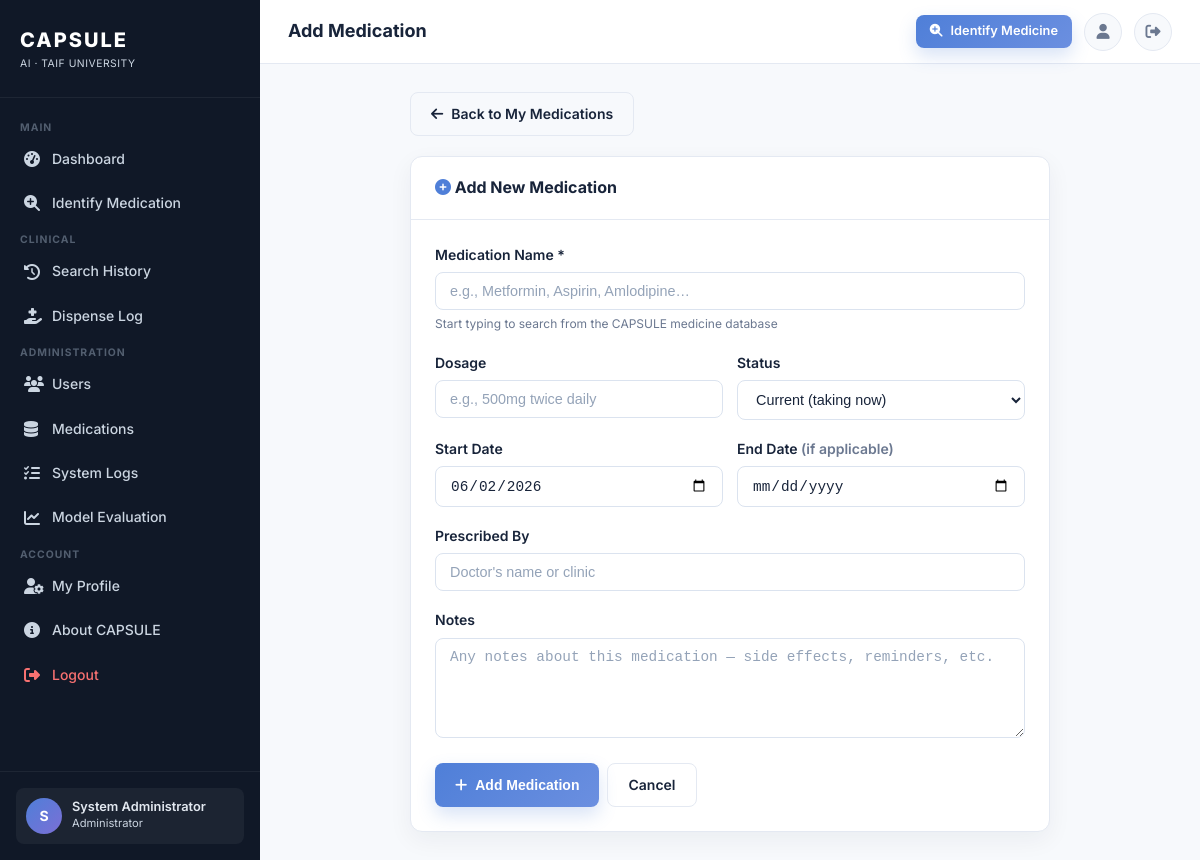
Page /patient/medications/add (signed in) on the committed database.
### app.py (models this page shows, shortened)
class User(UserMixin, db.Model):
    __tablename__ = 'users'
    id = db.Column(db.Integer, primary_key=True)
    username = db.Column(db.String(80), unique=True, nullable=False)
    email = db.Column(db.String(120), unique=True, nullable=False)
    password_hash = db.Column(db.String(256), nullable=False)
    role = db.Column(db.String(20), default='patient')        # admin|doctor|pharmacist|patient
    full_name = db.Column(db.String(120), default='')
    hospital = db.Column(db.String(120), default='')
    specialty = db.Column(db.String(80), default='')
    is_active = db.Column(db.Boolean, default=True)
    created_at = db.Column(db.DateTime, default=datetime.utcnow)
    last_login = db.Column(db.DateTime, nullable=True)
    searches = db.relationship('SearchHistory', backref='user', lazy=True,
                               cascade='all, delete-orphan')
    @property
    def role_label(self):
        labels = {'admin': 'Administrator', 'doctor': 'Doctor',
                  'pharmacist': 'Pharmacist', 'patient': 'Patient'}
        return labels.get(self.role, 'Patient')

### app.py (the view, shortened to what this page needs)
@app.route('/patient/medications/add', methods=['GET', 'POST'])
@login_required
@role_required('patient', 'admin')
def add_patient_medication():
    drugs = Medication.query.filter_by(is_active=True)\
        .with_entities(Medication.drug_name, Medication.generic_name)\
        .order_by(Medication.drug_name).all()
    return render_template('patient/add_medication.html', drugs=drugs, today=date.today())

### app.py (called while the page is built)
@app.after_request
def set_security_headers(response):
    response.headers['X-Content-Type-Options'] = 'nosniff'
    response.headers['X-Frame-Options'] = 'SAMEORIGIN'
    response.headers['X-XSS-Protection'] = '1; mode=block'
    response.headers['Referrer-Policy'] = 'strict-origin-when-cross-origin'
    return response

@login_manager.user_loader
def load_user(user_id):
    return db.session.get(User, int(user_id))

def role_required(*roles):
    def decorator(f):
        @wraps(f)
        def decorated(*args, **kwargs):
            if not current_user.is_authenticated:
                return redirect(url_for('login'))
            if current_user.role not in roles:
                flash('You do not have permission to access this page.', 'danger')
                return redirect(url_for('index'))
            return f(*args, **kwargs)
        return decorated
    return decorator

### templates/patient/add_medication.html (shortened to what this page needs)
{% extends "base.html" %}
{% block page_title %}Add Medication{% endblock %}
{% block content %}
<div style="max-width:640px;margin:0 auto">
  <a href="{{ url_for('patient_medications') }}" class="btn btn-outline" style="margin-bottom:20px">
    <i class="fa-solid fa-arrow-left"></i> Back to My Medications
  </a>
  <div class="card">
    <div class="card-header">
      <h3 class="card-title"><i class="fa-solid fa-plus-circle" style="color:var(--primary)"></i> Add New Medication</h3>
    </div>
    <div class="card-body">
      <form method="POST" action="{{ url_for('add_patient_medication') }}" id="addMedForm">
        <div class="form-group">
          <label class="form-label">Medication Name *</label>
          <input type="text" name="medication_name" id="medNameInput" class="form-control"
                 placeholder="e.g., Metformin, Aspirin, Amlodipine…" required autocomplete="off"
                 list="drugSuggestions">
          <div style="font-size:.75rem;color:var(--text-secondary);margin-top:4px">
            Start typing to search from the CAPSULE medicine database
          </div>
        </div>
        <div style="display:grid;grid-template-columns:1fr 1fr;gap:14px">
          <div class="form-group">
            <label class="form-label">Dosage</label>
            <input type="text" name="dosage" class="form-control" placeholder="e.g., 500mg twice daily">
          </div>
          <div class="form-group">
            <label class="form-label">Status</label>
            <select name="status" class="form-control">
              <option value="current" selected>Current (taking now)</option>
            </select>
          </div>
        </div>
        <div style="display:grid;grid-template-columns:1fr 1fr;gap:14px">
          <div class="form-group">
            <label class="form-label">Start Date</label>
            <input type="date" name="start_date" class="form-control"
                   value="{{ today.strftime('%Y-%m-%d') if today else '' }}">
          </div>
          <div class="form-group">
            <label class="form-label">End Date <span style="color:var(--text-secondary)">(if applicable)</span></label>
            <input type="date" name="end_date" class="form-control">
          </div>
        </div>
        <div class="form-group">
          <label class="form-label">Prescribed By</label>
          <input type="text" name="prescribed_by" class="form-control" placeholder="Doctor's name or clinic">
        </div>
        <div class="form-group">
          <label class="form-label">Notes</label>
          <textarea name="notes" class="form-control" rows="3"
                    placeholder="Any notes about this medication — side effects, reminders, etc."></textarea>
        </div>
        <div class="d-flex gap-1">
          <button type="submit" class="btn btn-primary" id="submitBtn">
            <i class="fa-solid fa-plus"></i> Add Medication
          </button>
          <a href="{{ url_for('patient_medications') }}" class="btn btn-outline">Cancel</a>
        </div>
      </form>
    </div>
  </div>
</div>
{% endblock %}

### templates/base.html (shortened to what this page needs)
<!DOCTYPE html>
<html lang="en">
<head>
  <link rel="stylesheet" href="https://cdnjs.cloudflare.com/ajax/libs/font-awesome/6.5.0/css/all.min.css">
  <link rel="stylesheet" href="{{ url_for('static', filename='css/style.css') }}?v=2">
</head>
<body>
<div class="app-wrapper">
  <aside class="sidebar" id="sidebar">
    <div class="sidebar-brand">
      <div class="sidebar-brand-text">
        <span class="sidebar-brand-name">CAPSULE</span>
        <span class="sidebar-brand-sub">AI · Taif University</span>
      </div>
    </div>
    <nav class="sidebar-nav">
      <span class="sidebar-section-label">Main</span>
      {% if current_user.is_authenticated and current_user.role == 'admin' %}
      <a href="{{ url_for('admin_dashboard') }}"
         class="{% if request.endpoint == 'admin_dashboard' %}active{% endif %}">
        <i class="fa-solid fa-gauge-high"></i> Dashboard
      </a>
      {% elif current_user.is_authenticated and current_user.role == 'doctor' %}
      <a href="{{ url_for('doctor_dashboard') }}"
         class="{% if request.endpoint == 'doctor_dashboard' %}active{% endif %}">
        <i class="fa-solid fa-gauge-high"></i> Dashboard
      </a>
      {% elif current_user.is_authenticated and current_user.role == 'pharmacist' %}
      <a href="{{ url_for('pharmacist_dashboard') }}"
         class="{% if request.endpoint == 'pharmacist_dashboard' %}active{% endif %}">
        <i class="fa-solid fa-gauge-high"></i> Dashboard
      </a>
      {% elif current_user.is_authenticated and current_user.role == 'patient' %}
      <a href="{{ url_for('patient_dashboard') }}"
         class="{% if request.endpoint == 'patient_dashboard' %}active{% endif %}">
        <i class="fa-solid fa-gauge-high"></i> My Dashboard
      </a>
      {% else %}
      <a href="{{ url_for('dashboard') }}"
         class="{% if request.endpoint == 'dashboard' %}active{% endif %}">
        <i class="fa-solid fa-gauge-high"></i> Dashboard
      </a>
      {% endif %}
      <a href="{{ url_for('identify') }}"
         class="{% if request.endpoint == 'identify' %}active{% endif %}">
        <i class="fa-solid fa-magnifying-glass-plus"></i> Identify Medication
      </a>
      <span class="sidebar-section-label">Clinical</span>
      <a href="{{ url_for('history') }}"
         class="{% if request.endpoint == 'history' %}active{% endif %}">
        <i class="fa-solid fa-clock-rotate-left"></i> Search History
      </a>
      {% if current_user.is_authenticated and current_user.role in ('pharmacist', 'admin') %}
      <a href="{{ url_for('pharmacist_dispense') }}"
         class="{% if request.endpoint == 'pharmacist_dispense' %}active{% endif %}">
        <i class="fa-solid fa-hand-holding-medical"></i> Dispense Log
      </a>
      {% endif %}
      {% if current_user.is_authenticated and current_user.role == 'admin' %}
      <span class="sidebar-section-label">Administration</span>
      <a href="{{ url_for('admin_dashboard') }}#users">
        <i class="fa-solid fa-users"></i> Users
      </a>
      <a href="{{ url_for('admin_dashboard') }}#drugs">
        <i class="fa-solid fa-database"></i> Medications
      </a>
      <a href="{{ url_for('admin_dashboard') }}#logs">
        <i class="fa-solid fa-list-check"></i> System Logs
      </a>
      <a href="{{ url_for('admin_evaluation') }}"
         class="{% if request.endpoint == 'admin_evaluation' %}active{% endif %}">
        <i class="fa-solid fa-chart-line"></i> Model Evaluation
      </a>
      {% endif %}
      <span class="sidebar-section-label">Account</span>
      <a href="{{ url_for('profile') }}"
         class="{% if request.endpoint == 'profile' %}active{% endif %}">
        <i class="fa-solid fa-user-gear"></i> My Profile
      </a>
<a href="{{ url_for('about') }}"
         class="{% if request.endpoint == 'about' %}active{% endif %}">
        <i class="fa-solid fa-circle-info"></i> About CAPSULE
      </a>
      <a href="{{ url_for('logout') }}" style="color:#f87171">
        <i class="fa-solid fa-right-from-bracket"></i> Logout
      </a>
    </nav>
    <div class="sidebar-footer">
      <div class="user-card">
        <div class="user-avatar">
          {% if current_user.is_authenticated %}{{ current_user.full_name[0].upper() if current_user.full_name else current_user.username[0].upper() }}{% else %}?{% endif %}
        </div>
        <div>
          <div class="user-info-name">
            {% if current_user.is_authenticated %}{{ current_user.full_name or current_user.username }}{% else %}Guest{% endif %}
          </div>
          <div class="user-info-role">{% if current_user.is_authenticated %}{{ current_user.role_label }}{% endif %}</div>
        </div>
      </div>
    </div>
  </aside>
  <div class="main-content">
    <header class="topbar">
      <div class="d-flex align-center gap-1">
        <span class="topbar-title">{% block page_title %}{% endblock %}</span>
      </div>
      <div class="topbar-right">
        <a href="{{ url_for('identify') }}" class="btn btn-primary btn-sm">
          <i class="fa-solid fa-magnifying-glass-plus"></i>
          <span class="d-none d-sm-inline">Identify Medicine</span>
        </a>
        <a href="{{ url_for('profile') }}" class="topbar-btn" title="Profile">
          <i class="fa-solid fa-user"></i>
        </a>
        <a href="{{ url_for('logout') }}" class="topbar-btn" title="Logout">
          <i class="fa-solid fa-right-from-bracket"></i>
        </a>
      </div>
    </header>
    <main class="page-content">
      {% block content %}{% endblock %}
    </main>
  </div>
</div>
</body>
</html>

### rows in the picture
User: full_name "S", full_name "System Administrator", role_label "Administrator"
